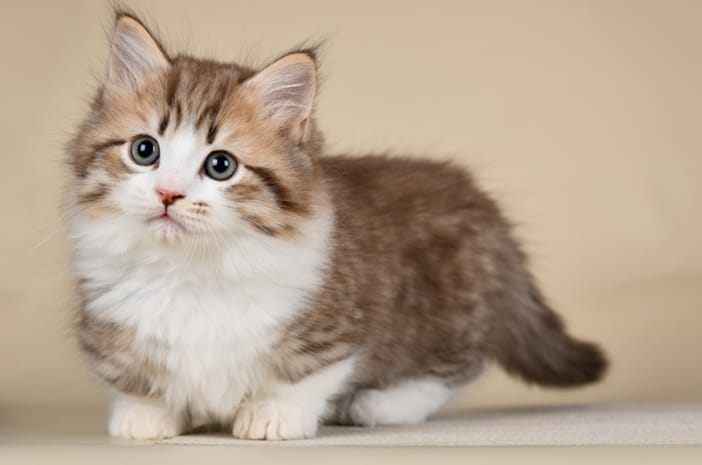
#> input picture kucing.jpeg, 702 x 465 px
$ jupyter execute Untitled.ipynb
#> lines starting #> are read from the running program, lines starting #| are printed output that depends on the picture
[cell 1]
import cv2

# Read an image from file
image = cv2.imread('kucing.jpeg')
#> image is the input picture: shape (465, 702, 3); mean B, G, R 143.6, 163, 181.1

# Perform image processing operations
# Example: Convert the image to grayscale
gray_image = cv2.cvtColor(image, cv2.COLOR_BGR2GRAY)
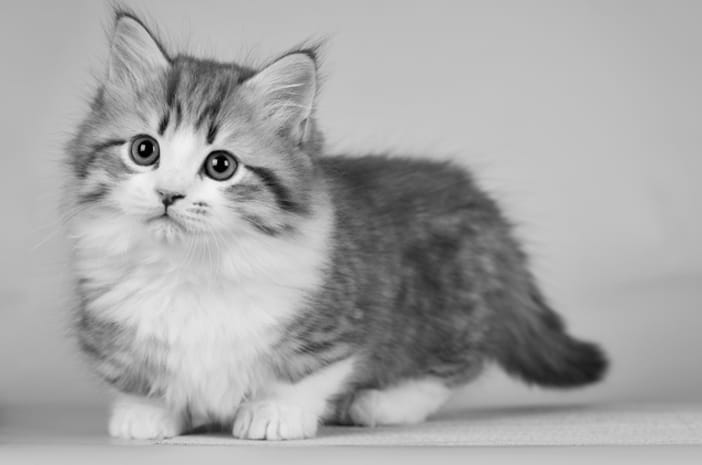
#> gray_image: shape (465, 702); min 0, max 243, mean 166.2

# Display the original and processed images
cv2.imshow('Original Image', image)
cv2.imshow('Grayscale Image', gray_image)
cv2.waitKey(0)  # Wait for a key press
cv2.destroyAllWindows()  # Close all windows

# Save the processed image to file
cv2.imwrite('output_image.jpg', gray_image)
#> Out = True
